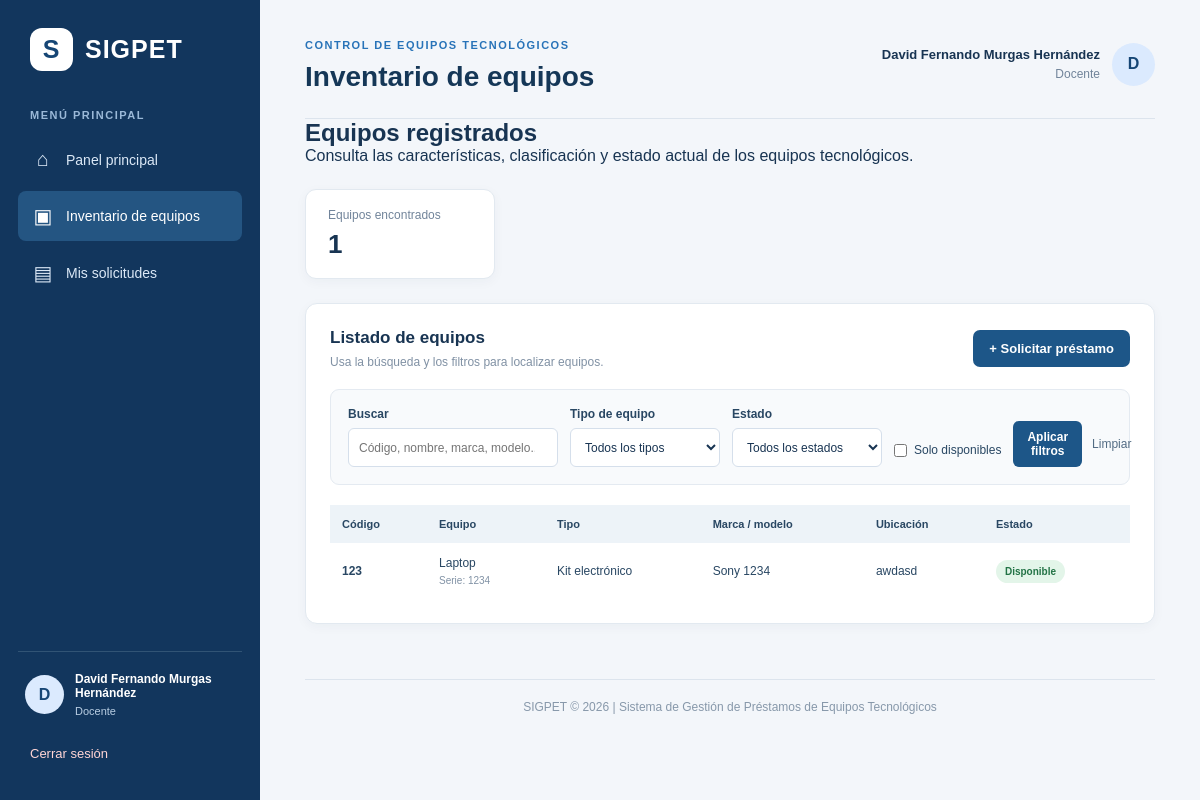
The page /inventario/listar.php (signed in) on the database its author committed.
### tables this page shows
CREATE TABLE `equipos` (
  `id_equipo` int(11) NOT NULL,
  `id_tipo` int(11) NOT NULL,
  `id_estado` int(11) NOT NULL,
  `codigo_inventario` varchar(50) NOT NULL,
  `nombre` varchar(100) NOT NULL,
  `marca` varchar(80) DEFAULT NULL,
  `modelo` varchar(80) DEFAULT NULL,
  `numero_serie` varchar(100) DEFAULT NULL,
  `descripcion` text DEFAULT NULL,
  `ubicacion` varchar(150) DEFAULT NULL,
  `fecha_registro` timestamp NULL DEFAULT current_timestamp()
);

CREATE TABLE `tipos_equipo` (
  `id_tipo` int(11) NOT NULL,
  `nombre_tipo` varchar(80) NOT NULL,
  `descripcion` varchar(255) DEFAULT NULL
);

CREATE TABLE `estados_equipo` (
  `id_estado` int(11) NOT NULL,
  `nombre_estado` varchar(50) NOT NULL,
  `descripcion` varchar(255) DEFAULT NULL
);

### includes/permisos.php (called while the page is built, shortened)
<?php
$permisos = [
    "Administrador" => [
        "usuarios.consultar",
        "usuarios.registrar",
        "usuarios.editar",
        "usuarios.desactivar",
        "usuarios.asignar_roles",
        "inventario.consultar",
        "inventario.registrar",
        "inventario.editar",
        "inventario.dar_baja",
        "inventario.consultar_estado",
        "inventario.buscar_disponibles",
        "prestamos.solicitar",
        "prestamos.gestionar",
        "prestamos.historial"
    ],
    "Encargado de préstamos" => [
        "inventario.consultar",
        "inventario.registrar",
        "inventario.editar",
        "inventario.dar_baja",
        "inventario.consultar_estado",
        "inventario.buscar_disponibles",
        "prestamos.gestionar",
        "prestamos.historial"
    ],
    "Estudiante" => [
        "inventario.consultar",
        "inventario.consultar_estado",
        "inventario.buscar_disponibles",
        "prestamos.solicitar"
    ],
    "Docente" => [
        "inventario.consultar",
        "inventario.consultar_estado",
        "inventario.buscar_disponibles",
        "prestamos.solicitar"
    ],
    "Coordinador académico" => [
        "inventario.consultar",
        "inventario.consultar_estado",
        "inventario.buscar_disponibles",
        "prestamos.historial"
    ]
];
function tienePermiso(string $permiso): bool
{
    global $permisos;
    $rol = $_SESSION["rol"];
    return isset($permisos[$rol])
        && in_array($permiso, $permisos[$rol], true);
}
?>

### inventario/listar.php (the view, shortened to what this page needs)
<?php
require_once __DIR__ . '/../config/conexion.php';
$busqueda = trim($_GET['buscar'] ?? '');
$soloDisponibles =
    isset($_GET['disponibles']) &&
    $_GET['disponibles'] === '1';
$sql = '
    SELECT
        e.id_equipo,
        e.codigo_inventario,
        e.nombre,
        e.marca,
        e.modelo,
        e.numero_serie,
        e.ubicacion,
        e.fecha_registro,
        t.nombre_tipo,
        t.id_tipo,
        s.id_estado,
        s.nombre_estado
    FROM equipos e
    INNER JOIN tipos_equipo t
        ON t.id_tipo = e.id_tipo
    INNER JOIN estados_equipo s
        ON s.id_estado = e.id_estado
    WHERE 1 = 1
';
$sql .= ' ORDER BY e.id_equipo DESC';
$stmt = $conexion->prepare($sql);
$stmt->execute();
$resultado = $stmt->get_result();
$totalEquipos = $resultado->num_rows;
?>
<!DOCTYPE html>
<html lang="es">
<head>
    <link
        rel="stylesheet"
        href="../CSS/base.css"
    >
    <link
        rel="stylesheet"
        href="../CSS/dashboard.css"
    >
    <link
        rel="stylesheet"
        href="../CSS/inventario.css"
    >
</head>
<body class="dashboard-body">
<div class="dashboard-layout">
    <?php
    require __DIR__ . '/../includes/sidebar.php';
    ?>
    <main class="dashboard-main">
        <header class="dashboard-header">
            <div>
                <span class="header-subtitle">
                    CONTROL DE EQUIPOS TECNOLÓGICOS
                </span>
                <h1>
                    Inventario de equipos
                </h1>
            </div>
            <div class="header-user">
                <div class="header-user-text">
                    <strong>
                        <?= htmlspecialchars(
                            $nombre . ' ' . $apellido
                        ) ?>
                    </strong>
                    <span>
                        <?= htmlspecialchars($rol) ?>
                    </span>
                </div>
                <div class="user-avatar header-avatar">
                    <?= htmlspecialchars(
                        strtoupper(
                            substr($nombre, 0, 1)
                        )
                    ) ?>
                </div>
            </div>
        </header>
        <section class="users-intro">
            <h2>
                Equipos registrados
            </h2>
            <p>
                Consulta las características, clasificación y estado actual de los equipos tecnológicos.
            </p>
        </section>
        <section class="inventory-summary">
            <div class="inventory-summary-card">
                <span>
                    Equipos encontrados
                </span>
                <strong>
                    <?= $totalEquipos ?>
                </strong>
            </div>
        </section>
        <section class="inventory-container">
            <div class="inventory-toolbar">
                <div>
                    <h3>
                        Listado de equipos
                    </h3>
                    <p>
                        Usa la búsqueda y los filtros para localizar equipos.
                    </p>
                </div>
                <?php if (tienePermiso('prestamos.solicitar')): ?>
                    <a
                        href="../prestamos/solicitar.php"
                        class="primary-link"
                    >
                        + Solicitar préstamo
                    </a>
                <?php endif; ?>
            </div>
            <form
                method="GET"
                action="listar.php"
                class="inventory-filters"
            >
                <div class="filter-field filter-search">
                    <label for="buscar">
                        Buscar
                    </label>
                    <input
                        id="buscar"
                        name="buscar"
                        type="search"
                        placeholder="Código, nombre, marca, modelo..."
                        value="<?= htmlspecialchars($busqueda) ?>"
                    >
                </div>
                <div class="filter-field">
                    <label for="tipo">
                        Tipo de equipo
                    </label>
                    <select
                        name="tipo"
                        id="tipo"
                    >
                        <option value="">
                            Todos los tipos
                        </option>
                    </select>
                </div>
                <div class="filter-field">
                    <label for="estado">
                        Estado
                    </label>
                    <select
                        name="estado"
                        id="estado"
                    >
                        <option value="">
                            Todos los estados
                        </option>
                    </select>
                </div>
                <label class="available-check">
                    <input
                        type="checkbox"
                        name="disponibles"
                        value="1"
                        <?= $soloDisponibles ? 'checked' : '' ?>
                    >
                    Solo disponibles
                </label>
                <div class="filter-actions">
                    <button
                        class="filter-button"
                        type="submit"
                    >
                        Aplicar filtros
                    </button>
                    <a
                        href="listar.php"
                        class="filter-clear"
                    >
                        Limpiar
                    </a>
                </div>
            </form>
            <div class="table-responsive">
                <table class="inventory-table">
                    <thead>
                        <tr>
                            <th>
                                Código
                            </th>
                            <th>
                                Equipo
                            </th>
                            <th>
                                Tipo
                            </th>
                            <th>
                                Marca / modelo
                            </th>
                            <th>
                                Ubicación
                            </th>
                            <th>
                                Estado
                            </th>
                        </tr>
                    </thead>
                    <tbody>
                    <?php if ($resultado->num_rows > 0): ?>
                        <?php while ($equipo = $resultado->fetch_assoc()): ?>
                            <tr>
                                <td>
                                    <strong>
                                        <?= htmlspecialchars(
                                            $equipo['codigo_inventario']
                                        ) ?>
                                    </strong>
                                </td>
                                <td>
                                    <?= htmlspecialchars(
                                        $equipo['nombre']
                                    ) ?>
                                    <?php if (!empty($equipo['numero_serie'])): ?>
                                        <small class="table-subtext">
                                            Serie:
                                            <?= htmlspecialchars(
                                                $equipo['numero_serie']
                                            ) ?>
                                        </small>
                                    <?php endif; ?>
                                </td>
                                <td>
                                    <?= htmlspecialchars(
                                        $equipo['nombre_tipo']
                                    ) ?>
                                </td>
                                <td>
                                    <?= htmlspecialchars(
                                        trim(
                                            ($equipo['marca'] ?? '') .
                                            ' ' .
                                            ($equipo['modelo'] ?? '')
                                        ) ?: 'No especificado'
                                    ) ?>
                                </td>
                                <td>
                                    <?= htmlspecialchars(
                                        $equipo['ubicacion']
                                        ?? 'No especificada'
                                    ) ?>
                                </td>
                                <td>
                                    <span
                                        class="equipment-status status-<?= (int)$equipo['id_estado'] ?>"
                                    >
                                        <?= htmlspecialchars(
                                            $equipo['nombre_estado']
                                        ) ?>
                                    </span>
                                </td>
                            </tr>
                        <?php endwhile; ?>
                    <?php endif; ?>
                    </tbody>
                </table>
            </div>
        </section>
        <footer class="dashboard-footer">
            SIGPET © 2026 |
            Sistema de Gestión de Préstamos de Equipos Tecnológicos
        </footer>
    </main>
</div>
</body>
</html>

### rows shown on the page
equipos: codigo_inventario "123", nombre "Laptop", numero_serie "1234", id_tipo.nombre_tipo "Kit electrónico", marca+modelo "Sony 1234", ubicacion "awdasd", id_estado.nombre_estado "Disponible"

### other values the page prints
$inicial "D"
$nombre . ' ' . $apellido "David Fernando Murgas Hernández"
$rol "Docente"
substr($nombre, 0, 1) "D"
$totalEquipos "1"
